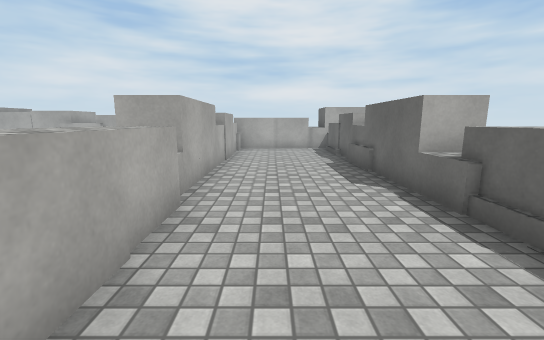
view 1 (above)

15 first-person views from a walk through a Unity game level. The camera is 1.3 m above the floor, tilts 10° down and sees 90° across. The floor is counted in squares, 1 m on a side. Each view is taken from the middle of a square. On the plan, view 1 faces up. The plan holds only what a view shows up to about 13 squares ahead; the rest is blank. The place goes on beyond the plan. Surface patterns are stand-ins for the level's own textures.

view 2
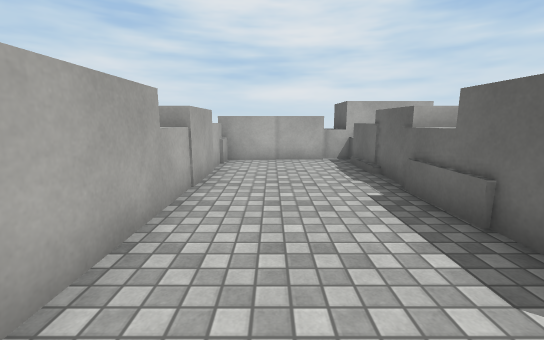

view 3
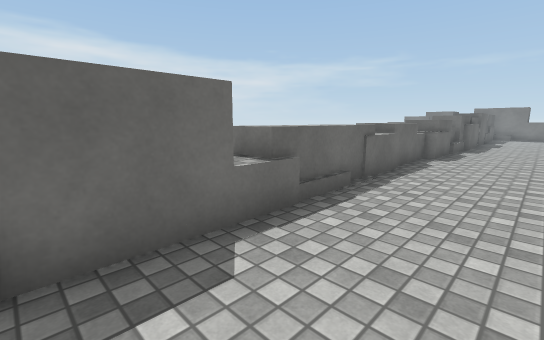

view 4
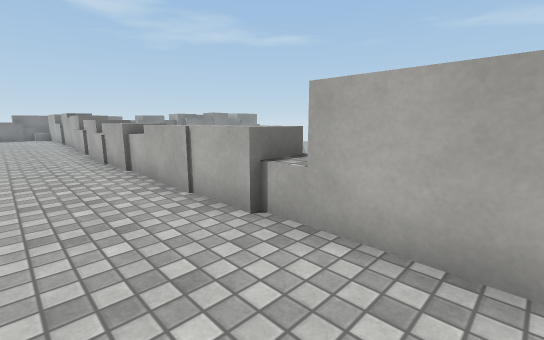

view 5
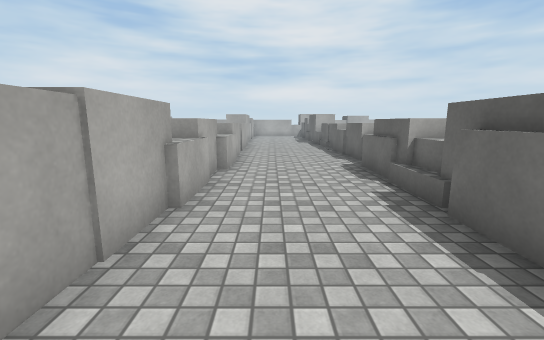

view 6
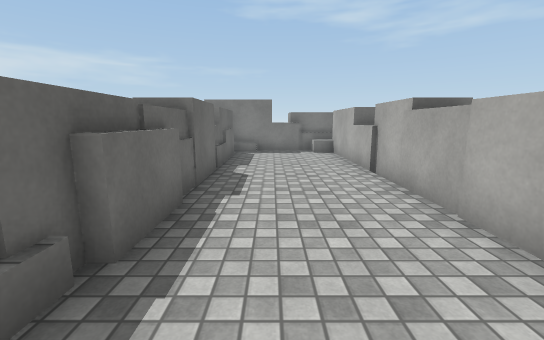

view 7
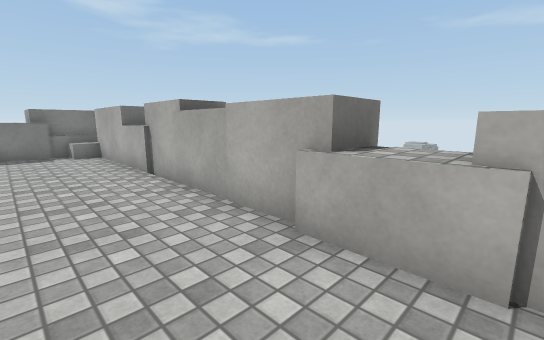

view 8
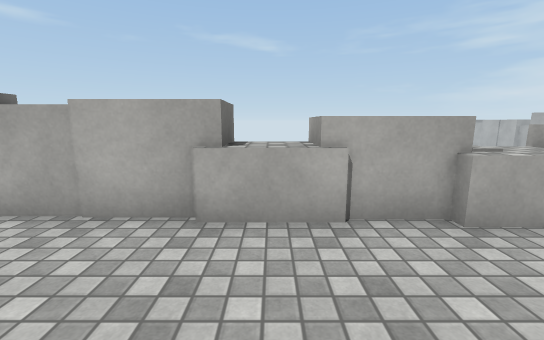

view 9
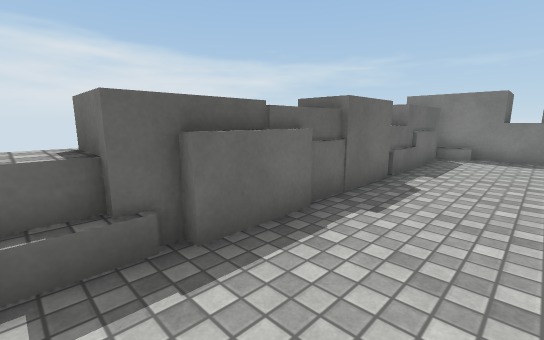

view 10
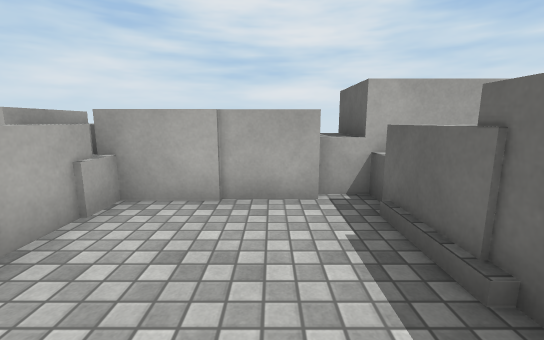

view 11
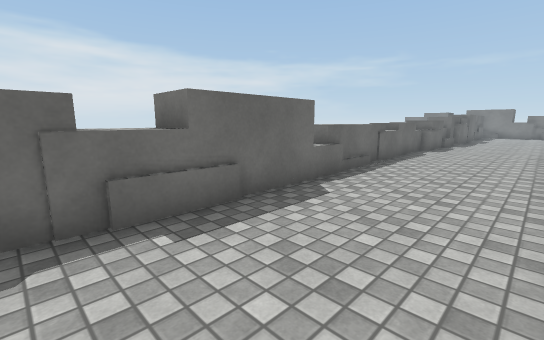

view 12
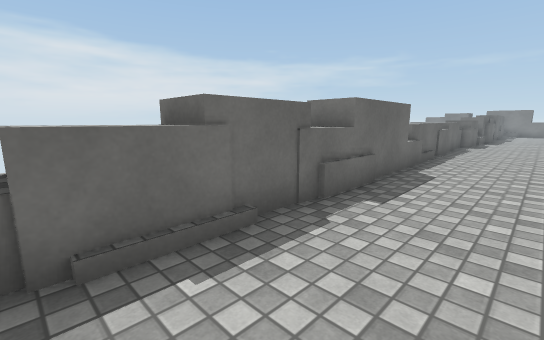

view 13
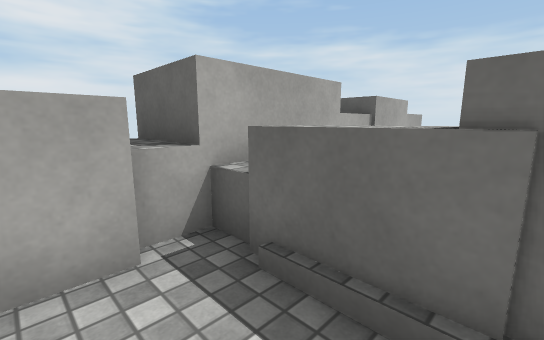

view 14
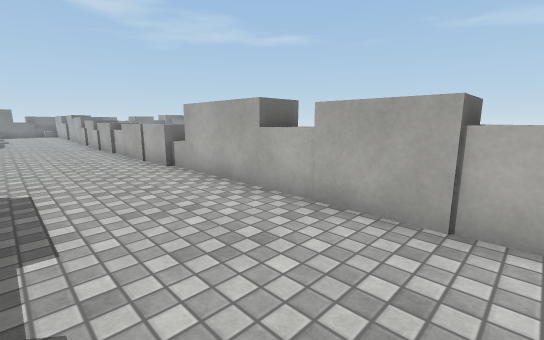

view 15
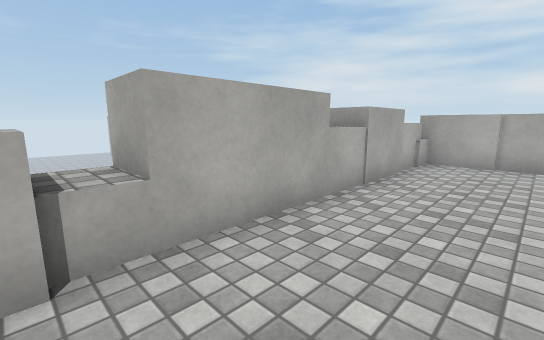

### Floor plan
Key: @ floor where view 1 was taken; # wall or solid block; . floor; = window, fence, low wall or low ledge; ^ raised ledge; v drop or lower ground; B block; O other object.
Columns run from 3 left of view 1 to 5 right of it. Each row starts with its distance up from view 1.
 16      ^#
 15 ^    ^#
 14 ^^^^^^###
 13 ^^....^^
 12  ^....^^
 11 ##....##
 10  #....#
  9  ^....^^
  8  #....B#
  7  #....##
  6  #....#
  5 ^#....##
  4 ^^....^^
  3 v^....^^
  2  ^....^
  1  ^....^
  0  ^.@..^
 -1  ^....^^
 -2   ^...^
 -3  ^^...^
 -4 OO=...B
 -5 O^....B^
 -6 O^....B^
 -7 v^....^^
 -8 ##....##
 -9  #....B
-10  ^....B
-11  ^....B
-12 ##....#v
-13  #....#
-14  ^....B
-15  #....B
-16  #....B
-17  #....#
-18  ^O...^
-19  ^^^####
-20    ^#

Where each view was taken, in squares from view 1:
view 1: 0 up, 0 right, facing up
view 2: 4 up, 0 right, facing up
view 3: 7 up, 0 right, facing down-right
view 4: 7 up, 1 right, facing down-left
view 5: 12 down, 0 right, facing up
view 6: 6 down, 1 right, facing down
view 7: 6 down, 1 right, facing down-left
view 8: 7 down, 2 right, facing left
view 9: 7 down, 0 right, facing down-right
view 10: 9 up, 1 right, facing up
view 11: 10 up, 1 left, facing down-right
view 12: 13 up, 0 right, facing down-right
view 13: 11 up, 1 right, facing up-right
view 14: 12 up, 2 right, facing down-left
view 15: 4 up, 1 right, facing up-left
